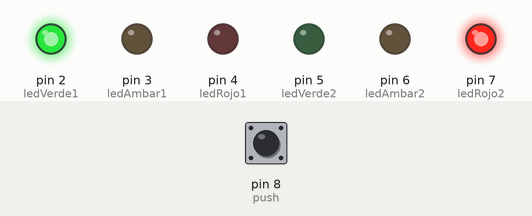
Simulated run of this sketch. Board: Arduino Uno, built with avr-gcc and run on an emulated ATmega328P. Shown: output pins drawn as LEDs (lit = HIGH). Inputs (shaded band) come from the test bench; at power-on: pin 8 (push) LOW.

Above: at 0.1 s.
At 35.1 s:
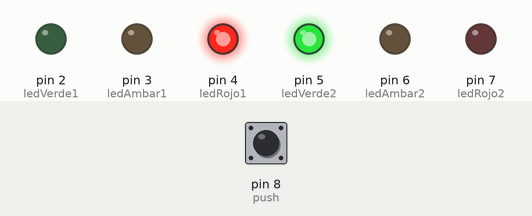
At 87.6 s:
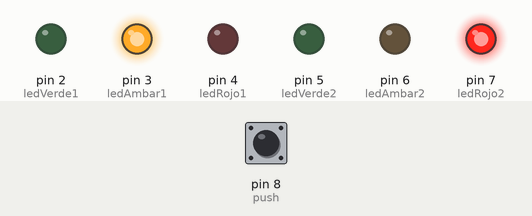
At 122.6 s:
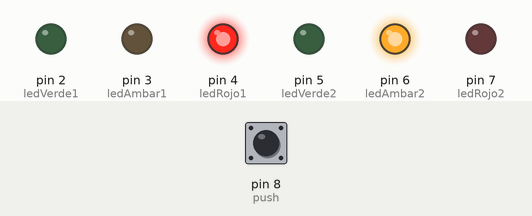
Timing chart, 0 to 124.1 s (numbered marks = the images above):
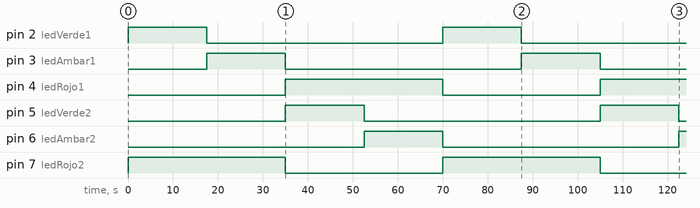

The sketch:

SemaforoIn.ino
```cpp
//Godinez Guerrero Sandra luz
//Practica 1
//Sistema Alertizador salvaguarda humano-coche
//06/09/18

//Pines usados
#define ledVerde1 2
#define ledAmbar1 3
#define ledRojo1 4
#define ledVerde2 5
#define ledAmbar2 6
#define ledRojo2 7
#define push 8


//Variables
int tiempo = 2500;
int espera = 500;
boolean encendidoSemaforo1 = true;

void setup() {
  Serial.begin(9600);
  pinMode(ledVerde1,OUTPUT);
  pinMode(ledAmbar1,OUTPUT);
  pinMode(ledRojo1,OUTPUT);
  pinMode(ledVerde2,OUTPUT);
  pinMode(ledAmbar2,OUTPUT);
  pinMode(ledRojo2,OUTPUT);
  pinMode(push,INPUT);

  //Encender led verde en semaforo1, y led rojo en el del peaton
  digitalWrite(ledVerde1,HIGH);
  digitalWrite(ledRojo2,HIGH);
  //int valorPeaton = digitalRead(push);
  //int valorPeaton2 = digitalRead(S2);
}

void loop() {
   int valor = analogRead(A0);
    tiempo = map(valor,0, 1023, 10, 60)*500;

  //si se oprime el boton
  int state = digitalRead(push);
   if (state == HIGH) { //si se a presionado el boton se realizara el cambio de luces para el peaton
   digitalWrite(ledRojo1,HIGH);
   digitalWrite(ledRojo2,LOW);
   digitalWrite(ledVerde1,LOW);
   digitalWrite(ledVerde2,HIGH);
   digitalWrite(ledAmbar1,LOW);
   digitalWrite(ledAmbar2,LOW);
   semaforo2();
   }
   while(state == LOW){
     if(encendidoSemaforo1){
//        //encender semaforo 1
        semaforo1();
        encendidoSemaforo1 = false;
        }
//  //Verificar que el semaforo 2 estara en verde
  if(encendidoSemaforo1 == false){
    semaforo2();
  }
  encendidoSemaforo1 = true;

   }

  }


  //}


  //Metodo para encender el primer semaforo
   void semaforo1(){
    delay(tiempo);
    digitalWrite(ledVerde1,LOW);
    digitalWrite(ledAmbar1,HIGH);
    delay(tiempo);
    digitalWrite(ledAmbar1,LOW);
    digitalWrite(ledRojo1,HIGH);
    digitalWrite(ledRojo2,LOW);
    digitalWrite(ledVerde2,HIGH);
  }

  //Metodo para encender el segundo semaforo
  void semaforo2(){
    delay(tiempo);
    digitalWrite(ledVerde2,LOW);
    digitalWrite(ledAmbar2,HIGH);
    delay(tiempo);
    digitalWrite(ledAmbar2,LOW);
    digitalWrite(ledRojo2,HIGH);
    digitalWrite(ledRojo1,LOW);
    digitalWrite(ledVerde1,HIGH);
  }
```

Measured:
- by itself, pin 2 (ledVerde1): HIGH → LOW at 17.5 s, → HIGH 52.5 s later, → LOW 17.5 s later
- by itself, pin 3 (ledAmbar1), pin 5 (ledVerde2): alternates HIGH for 17.5 s and LOW for 52.5 s
- by itself, pin 4 (ledRojo1): LOW → HIGH at 35.0 s, → LOW 35.0 s later, → HIGH 35.0 s later
- by itself, pin 6 (ledAmbar2): LOW → HIGH at 52.5 s, → LOW 17.5 s later, → HIGH 52.5 s later
- by itself, pin 7 (ledRojo2): HIGH → LOW at 35.0 s, → HIGH 35.0 s later, → LOW 35.0 s later
